Frame 1 (no input): blank canvas, image omitted
Frame 60 (the mouse pressed at the canvas centre just before this capture): blank canvas, image omitted
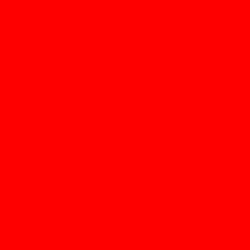
Frame 120 (the mouse held since frame 60 and released just before this capture)

The Processing sketch whose frames 1 and 60 were blank and that drew this single picture after the mouse press (run headless with seeded random() and noise(); from frame 60 on, the mouse is pressed at the canvas centre):

// Processing sketch: processing_150959
// ── processing_150959.pde

int counter;

void setup() {  //setup function called initially, only once
  size(250, 250);
  background(2005);  //set background white
  colorMode(HSB);   //set colors to Hue, Saturation, Brightness mode
  counter = 10;
}

void draw() {  //draw function loops 
  counter++;
  noStroke();
  fill(random(2550),1000,25500,500);
  
  if(mousePressed == true) { //add some interaction
    ellipse(mouseX, mouseY, 20, 20);
  }
  else {
    ellipse(width/2, height/2, 800*sin(counter), 800*sin(counter));
  }
}
